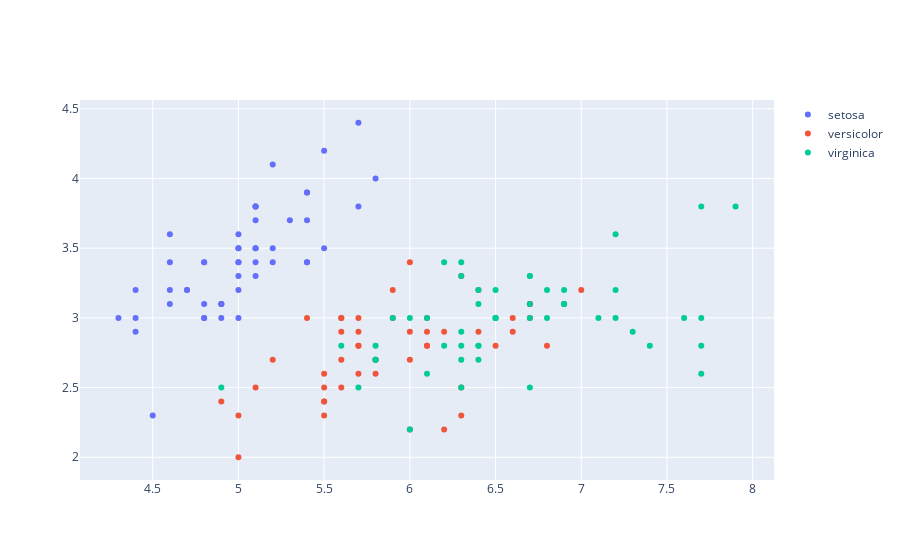

The notebook cell this image was saved under:
### Code cell
# Visualizing species based on Sepal length and width

setosa = go.Scatter(x = df['SepalLengthCm'][df.Species =='Iris-setosa'], y = df['SepalWidthCm'][df.Species =='Iris-setosa']
                   , mode = 'markers', name = 'setosa')
versicolor = go.Scatter(x = df['SepalLengthCm'][df.Species =='Iris-versicolor'], y = df['SepalWidthCm'][df.Species =='Iris-versicolor']
                   , mode = 'markers', name = 'versicolor')
virginica = go.Scatter(x = df['SepalLengthCm'][df.Species =='Iris-virginica'], y = df['SepalWidthCm'][df.Species =='Iris-virginica']
                   , mode = 'markers', name = 'virginica')
data = [setosa, versicolor, virginica]

fig = dict(data=data)
py.iplot(fig, filename='styled-scatter')

### Figure 1 — Plotly figure (JSON) as saved in the notebook; plotly's stock layout.template omitted (floating-point values rounded to 4 significant figures)
{"data": [{"mode": "markers", "name": "setosa", "type": "scatter", "x": [5.1, 4.9, 4.7, 4.6, 5, 5.4, 4.6, 5, 4.4, 4.9, 5.4, 4.8, 4.8, 4.3, 5.8, 5.7, 5.4, 5.1, 5.7, 5.1, 5.4, 5.1, 4.6, 5.1, 4.8, 5, 5, 5.2, 5.2, 4.7, 4.8, 5.4, 5.2, 5.5, 4.9, 5, 5.5, 4.9, 4.4, 5.1, 5, 4.5, 4.4, 5, 5.1, 4.8, 5.1, 4.6, 5.3, 5], "y": [3.5, 3, 3.2, 3.1, 3.6, 3.9, 3.4, 3.4, 2.9, 3.1, 3.7, 3.4, 3, 3, 4, 4.4, 3.9, 3.5, 3.8, 3.8, 3.4, 3.7, 3.6, 3.3, 3.4, 3, 3.4, 3.5, 3.4, 3.2, 3.1, 3.4, 4.1, 4.2, 3.1, 3.2, 3.5, 3.1, 3, 3.4, 3.5, 2.3, 3.2, 3.5, 3.8, 3, 3.8, 3.2, 3.7, 3.3]}, {"mode": "markers", "name": "versicolor", "type": "scatter", "x": [7, 6.4, 6.9, 5.5, 6.5, 5.7, 6.3, 4.9, 6.6, 5.2, 5, 5.9, 6, 6.1, 5.6, 6.7, 5.6, 5.8, 6.2, 5.6, 5.9, 6.1, 6.3, 6.1, 6.4, 6.6, 6.8, 6.7, 6, 5.7, 5.5, 5.5, 5.8, 6, 5.4, 6, 6.7, 6.3, 5.6, 5.5, 5.5, 6.1, 5.8, 5, 5.6, 5.7, 5.7, 6.2, 5.1, 5.7], "y": [3.2, 3.2, 3.1, 2.3, 2.8, 2.8, 3.3, 2.4, 2.9, 2.7, 2, 3, 2.2, 2.9, 2.9, 3.1, 3, 2.7, 2.2, 2.5, 3.2, 2.8, 2.5, 2.8, 2.9, 3, 2.8, 3, 2.9, 2.6, 2.4, 2.4, 2.7, 2.7, 3, 3.4, 3.1, 2.3, 3, 2.5, 2.6, 3, 2.6, 2.3, 2.7, 3, 2.9, 2.9, 2.5, 2.8]}, {"mode": "markers", "name": "virginica", "type": "scatter", "x": [6.3, 5.8, 7.1, 6.3, 6.5, 7.6, 4.9, 7.3, 6.7, 7.2, 6.5, 6.4, 6.8, 5.7, 5.8, 6.4, 6.5, 7.7, 7.7, 6, 6.9, 5.6, 7.7, 6.3, 6.7, 7.2, 6.2, 6.1, 6.4, 7.2, 7.4, 7.9, 6.4, 6.3, 6.1, 7.7, 6.3, 6.4, 6, 6.9, 6.7, 6.9, 5.8, 6.8, 6.7, 6.7, 6.3, 6.5, 6.2, 5.9], "y": [3.3, 2.7, 3, 2.9, 3, 3, 2.5, 2.9, 2.5, 3.6, 3.2, 2.7, 3, 2.5, 2.8, 3.2, 3, 3.8, 2.6, 2.2, 3.2, 2.8, 2.8, 2.7, 3.3, 3.2, 2.8, 3, 2.8, 3, 2.8, 3.8, 2.8, 2.8, 2.6, 3, 3.4, 3.1, 3, 3.1, 3.1, 3.1, 2.7, 3.2, 3.3, 3, 2.5, 3, 3.4, 3]}], "layout": {}}
